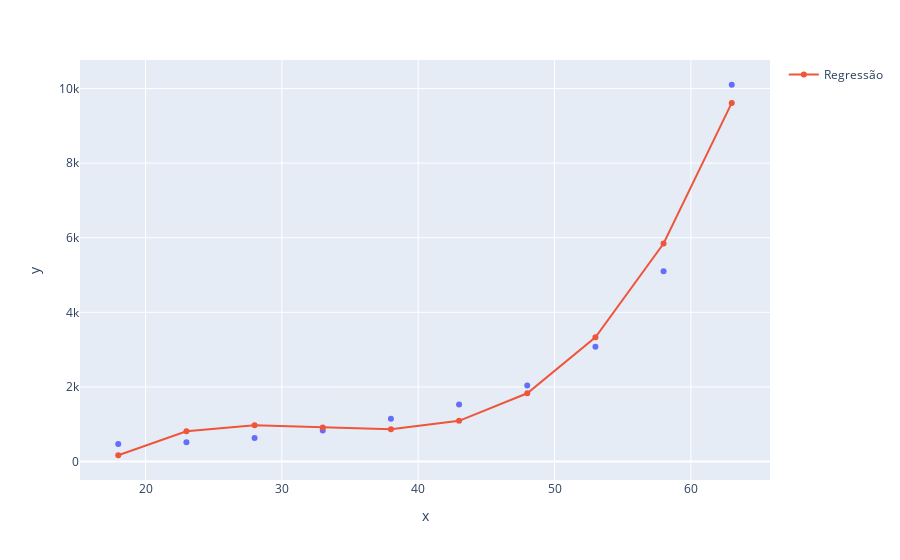

The cell this chart's notebook holds for it:
### Code cell
grafico = px.scatter(x= x_plano_saude_2[:, 0], y= y_plano_saude_2)
grafico.add_scatter(x= x_plano_saude_2[:, 0], y= previsoes, name='Regressão')
grafico.show()

### Figure 1 — Plotly figure (JSON) as saved in the notebook; plotly's stock layout.template omitted (floating-point values rounded to 4 significant figures)
{"data": [{"hovertemplate": "x=%{x}<br>y=%{y}<extra></extra>", "legendgroup": "", "marker": {"color": "#636efa", "symbol": "circle"}, "mode": "markers", "name": "", "orientation": "v", "showlegend": false, "type": "scatter", "x": [18, 23, 28, 33, 38, 43, 48, 53, 58, 63], "xaxis": "x", "y": [470, 520, 630, 830, 1150, 1530, 2040, 3080, 5100, 10100], "yaxis": "y"}, {"name": "Regressão", "type": "scatter", "x": [18, 23, 28, 33, 38, 43, 48, 53, 58, 63], "y": [169.5, 810.5, 975.6, 912.5, 868.9, 1093.0, 1831.0, 3332.0, 5844.0, 9613.0]}], "layout": {"legend": {"tracegroupgap": 0}, "margin": {"t": 60}, "xaxis": {"anchor": "y", "domain": [0, 1], "title": {"text": "x"}}, "yaxis": {"anchor": "x", "domain": [0, 1], "title": {"text": "y"}}}}
